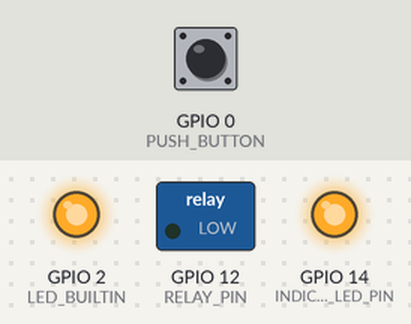
Simulated run of this sketch. Board: ESP8266 (NodeMCU). On the bench: switched loads named in the sketch (green lamp = pin HIGH), output pins drawn as LEDs (lit = HIGH, except the on-board LED, lit = LOW). Dashed ring = blinking. Inputs (shaded band) come from the test bench; at power-on: GPIO 0 (PUSH_BUTTON) HIGH. WiFi joins after 1.5 s; servers stay silent unless stated; no MQTT or app messages arrive unless stated. At 10.2 s the program restarts the board; the recording ends there.

Above: at 2.4 s.
2.5 s: GPIO 0 (PUSH_BUTTON) pulled LOW for 0.15 s
At 3.2 s:
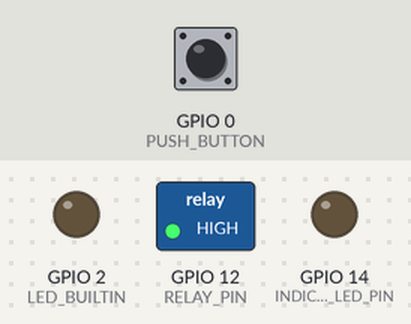
5.6 s: GPIO 0 (PUSH_BUTTON) pulled LOW for 3.2 s
At 7.65 s:
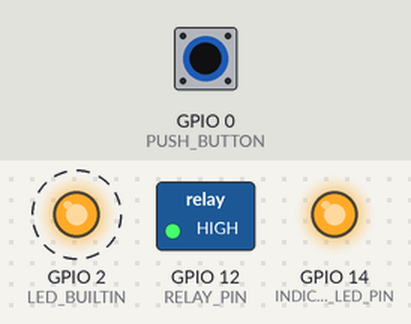
At 9.2 s:
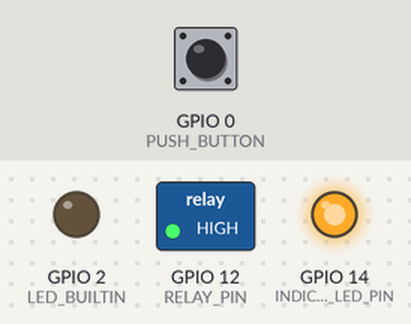
Timing chart, 0 to 10.2 s (numbered marks = the images above; inputs shaded):
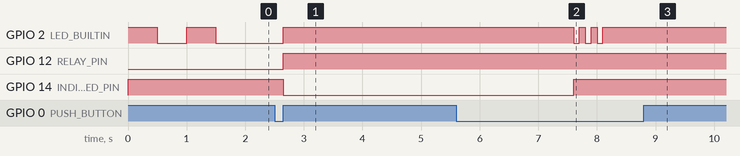

Measured:
- after the input at 2.5 s, GPIO 2 (LED_BUILTIN), GPIO 12 (RELAY_PIN): LOW → HIGH after 0.15 s; GPIO 14 (INDICATOR_LED_PIN): HIGH → LOW after 0.15 s
- after the input at 5.6 s, GPIO 12 (RELAY_PIN): stays HIGH (without the input it goes to LOW after 2.1 s)

The sketch:

kitchenKettle.ino
```cpp
// Kitchen kettle client

#include "wifi_credentials.h"
#include <ESP8266WiFi.h>
#include <ESP8266mDNS.h>
#include <WiFiUdp.h>
#include <ArduinoOTA.h>
#include <Ticker.h>
#include <AsyncMqttClient.h>

String mqttPrefix = "kitchen/kettle";

#define MQTT_HOST IPAddress(192, 168, 0, 100)
#define MQTT_PORT 1883

// SONOFF pin numbers
//#define LED_BUILTIN 13
#define RELAY_PIN 12
#define INDICATOR_LED_PIN 14
#define PUSH_BUTTON  0            // Onboard push button

uint16_t time_elapsed = 0;
volatile bool buttonFlag = false ;
#define debounce 20 // ms debounce period to prevent flickering when pressing or releasing the button
#define holdTime 2000 // ms hold period: how long to wait for press+hold event

// Button variables
bool buttonVal = LOW; // value read from button
bool buttonLast = HIGH; // buffered value of the button's previous state
long btnDnTime; // time the button was pressed down
long btnUpTime; // time the button was released
boolean ignoreUp = false; // whether to ignore the button release because the click+hold was triggered

AsyncMqttClient mqttClient;
Ticker mqttReconnectTimer;

WiFiEventHandler wifiConnectHandler;
WiFiEventHandler wifiDisconnectHandler;
Ticker wifiReconnectTimer;

Ticker blinkerTimer;
Ticker timeoutCheckTimer;

char clientName[] = {"kitchenKettle"};
char kettleTimeoutBuffer [2];
int kettleTimeout = 5;
bool timeoutFlag = false ;
unsigned long  endTime ;

void initialConnectionForOTA()  {
  connectToWifi();
  OTA_setup();
  flashTheLed(INDICATOR_LED_PIN);   // Flash the red LED 3 times

  while(time_elapsed < 30000) {
    ArduinoOTA.handle();
    time_elapsed = millis();
    delay(10);
  }
  ESP.restart();
}

void connectToWifi() {
  // Connect to WiFi access point.
  WiFi.begin(WLAN_SSID, WLAN_PASS);
}

void onWifiConnect(const WiFiEventStationModeGotIP& event) {
  //Serial.println("Connected to Wi-Fi.");
  blinkerTimer.detach();
  digitalWrite(LED_BUILTIN, LOW);
  connectToMqtt();
}

void onWifiDisconnect(const WiFiEventStationModeDisconnected& event) {
  //Serial.println("Disconnected from Wi-Fi.");
  blinkerTimer.attach(0.5, blinker);
  mqttReconnectTimer.detach(); // ensure we don't reconnect to MQTT while reconnecting to Wi-Fi
  wifiReconnectTimer.once(2, connectToWifi);
}

void connectToMqtt() {
  //Serial.println("Connecting to MQTT...");
  mqttClient.connect();
}

void onMqttConnect(bool sessionPresent) {
  //Serial.println("Connected to MQTT.");
  //Serial.print("Session present: ");
  //Serial.println(sessionPresent);
  uint16_t packetIdSub1 = mqttClient.subscribe("kitchen/kettle/command", 1);
  uint16_t packetIdSub2 = mqttClient.subscribe("kitchen/kettle/timeout", 2);
  uint16_t packetIdSub3 = mqttClient.subscribe("kitchen/kettle/reset", 0);
  mqttClient.publish("kitchen/kettle/availability", 1, true, "Online");
}

void onMqttDisconnect(AsyncMqttClientDisconnectReason reason) {
  //Serial.println("Disconnected from MQTT.");

  if (WiFi.isConnected()) {
    mqttReconnectTimer.once(2, connectToMqtt);
  }
}

void onMqttSubscribe(uint16_t packetId, uint8_t qos) {
  //Serial.println("Subscribe acknowledged.");
  //Serial.print("  packetId: ");
  //Serial.println(packetId);
  //Serial.print("  qos: ");
  //Serial.println(qos);
}

void onMqttUnsubscribe(uint16_t packetId) {
  //Serial.println("Unsubscribe acknowledged.");
  //Serial.print("  packetId: ");
  //Serial.println(packetId);
}

void onMqttMessage(char* topic, char* payload, AsyncMqttClientMessageProperties properties, size_t len, size_t index, size_t total) {
  //  Serial.println("Publish received.");
  //  Serial.print("  topic: ");
  //  Serial.println(topic);
  //  Serial.print("  payload: ");
  //  Serial.println(payload);
  //  Serial.print("  qos: ");
  //  Serial.println(properties.qos);
  //  Serial.print("  dup: ");
  //  Serial.println(properties.dup);
  //  Serial.print("  retain: ");
  //  Serial.println(properties.retain);
  //  Serial.print("  len: ");
  //  Serial.println(len);
  //  Serial.print("  index: ");
  //  Serial.println(index);
  //  Serial.print("  total: ");
  //  Serial.println(total);
  //  Serial.println();

  if (String(topic) == "kitchen/kettle/command") {
    if (payload[1] == 'n')  {
      digitalWrite(RELAY_PIN,HIGH);
      digitalWrite(LED_BUILTIN,HIGH);
      digitalWrite(INDICATOR_LED_PIN,LOW);
      timeoutCheckTimer.once(kettleTimeout,timeoutCheckTimerFunc);
      mqttClient.publish("kitchen/kettle/feedback", 1, true, "on");
      // Serial.println("Publishing at QoS 1");
    }
    if (payload[1] == 'f')  {
      digitalWrite(RELAY_PIN,LOW);
      digitalWrite(LED_BUILTIN,LOW);
      digitalWrite(INDICATOR_LED_PIN,HIGH);
      timeoutCheckTimer.detach();
      mqttClient.publish("kitchen/kettle/feedback", 1, true, "off");
      // Serial.println("Publishing at QoS 1");
    }
  }
  if (String(topic) == "kitchen/kettle/timeout") {
    strncpy (kettleTimeoutBuffer,payload,2);
    kettleTimeout = atoi(kettleTimeoutBuffer);
  }
  if (String(topic) == "kitchen/kettle/reset") {
    delay(2000);
    ESP.restart();
  }
}

void onMqttPublish(uint16_t packetId) {
  //Serial.println("Publish acknowledged.");
  //Serial.print("  packetId: ");
  //Serial.println(packetId);
}

void setup() {
  Serial.begin(115200);
  pinMode(LED_BUILTIN,OUTPUT);
  digitalWrite(LED_BUILTIN,HIGH);
  pinMode(INDICATOR_LED_PIN,OUTPUT);
  digitalWrite(INDICATOR_LED_PIN,HIGH);
  pinMode(RELAY_PIN,OUTPUT);
  digitalWrite(RELAY_PIN,LOW);
  pinMode (PUSH_BUTTON,INPUT_PULLUP);

  WiFi.hostname(clientName);
  WiFi.mode(WIFI_STA);

  int buttonCheck = digitalRead(PUSH_BUTTON);
    if(buttonCheck == LOW){
      initialConnectionForOTA();
    }

  attachInterrupt(PUSH_BUTTON,buttonPressed,FALLING);

  wifiConnectHandler = WiFi.onStationModeGotIP(onWifiConnect);
  wifiDisconnectHandler = WiFi.onStationModeDisconnected(onWifiDisconnect);

  mqttClient.setClientId(clientName);
  mqttClient.onConnect(onMqttConnect);
  mqttClient.onDisconnect(onMqttDisconnect);
  mqttClient.onSubscribe(onMqttSubscribe);
  mqttClient.onUnsubscribe(onMqttUnsubscribe);
  mqttClient.onMessage(onMqttMessage);
  mqttClient.onPublish(onMqttPublish);
  mqttClient.setServer(MQTT_HOST, MQTT_PORT);
  mqttClient.setKeepAlive(5).setCleanSession(false).setWill("kitchen/kettle/lastwill", 2, true, "disconnected");

  blinkerTimer.attach(0.5, blinker);

  connectToWifi();

  buttonFlag = false;

//  WiFi.printDiag(Serial);

}

void loop() {
  checkButton();
  checkTimeout();
}
void timeoutCheckTimerFunc() {
  timeoutFlag = true ;
}

void checkTimeout() {
  if (timeoutFlag == true) {
    buttonEvent1() ;
//    timeoutCheckTimer.detach();
    timeoutFlag = false;
  }
}

void checkButton()  {
  if (buttonFlag == true) {
    //Serial.println("Button pressed!");
    ////Serial.println(pinStatus);
    buttonVal = digitalRead(PUSH_BUTTON);
    // Test for button pressed and store the down time
    if (buttonVal == LOW && buttonLast == HIGH && (millis() - btnUpTime) > long(debounce))  {
      btnDnTime = millis();
      //Serial.println("Down "+String(btnDnTime));
    }
    // Test for button release and store the up time
    if (buttonVal == HIGH && buttonLast == LOW && (millis() - btnDnTime) > long(debounce))  {
      if (ignoreUp == false) buttonEvent1();
      else ignoreUp = false;
      btnUpTime = millis();
      //Serial.println("Up "+String(btnUpTime));
      buttonFlag = false;
    }
    // Test for button held down for longer than the hold time
    if (buttonVal == LOW && (millis() - btnDnTime) > long(holdTime))  {
      buttonEvent2();
      ignoreUp = true;
      btnDnTime = millis();
      //Serial.println("Down "+String(btnDnTime));
    }
    buttonLast = buttonVal;
  }
}

void buttonPressed()  {
  buttonFlag = true;
}

void buttonEvent1() {
    digitalWrite(RELAY_PIN, !digitalRead(RELAY_PIN));
    digitalWrite(INDICATOR_LED_PIN, !digitalRead(INDICATOR_LED_PIN));
    digitalWrite(LED_BUILTIN, !digitalRead(LED_BUILTIN));

    bool pinStatus = digitalRead(RELAY_PIN) ;
    if (pinStatus == HIGH){
      timeoutCheckTimer.once(kettleTimeout,timeoutCheckTimerFunc);
      mqttClient.publish("kitchen/kettle/feedback", 1, true, "on");
    }
    else {
      timeoutCheckTimer.detach();
      mqttClient.publish("kitchen/kettle/feedback", 1, true, "off");
    }
}

void buttonEvent2() {
  if (digitalRead(INDICATOR_LED_PIN) == LOW) digitalWrite(INDICATOR_LED_PIN,HIGH);
  flashTheLed(LED_BUILTIN); // Flash the green LED 3 times
  uint16_t packetIdPub1 = mqttClient.publish("kitchen/kettle/pushButton", 1, true, "off");
  delay(2000);
  ESP.restart();
}

void OTA_setup()  {
  // Port defaults to 8266
  // ArduinoOTA.setPort(8266);

  // Hostname defaults to esp8266-[ChipID]
  // ArduinoOTA.setHostname("OTA_test");

  // No authentication by default   ArduinoOTA.setPassword("bsb");

  // Password can be set with it's md5 value as well
  // MD5(admin) = 21232f297a57a5a743894a0e4a801fc3
  // ArduinoOTA.setPasswordHash("21232f297a57a5a743894a0e4a801fc3");

  ArduinoOTA.onStart([]() {
    String type;
    if (ArduinoOTA.getCommand() == U_FLASH)
      type = "sketch";
    else // U_SPIFFS
      type = "filesystem";

    // NOTE: if updating SPIFFS this would be the place to unmount SPIFFS using SPIFFS.end()
    //Serial.println("Start updating " + type);
  });
  ArduinoOTA.onEnd([]() {
    //Serial.println("\nEnd");
  });
  ArduinoOTA.onProgress([](unsigned int progress, unsigned int total) {
    //Serial.printf("Progress: %u%%\r", (progress / (total / 100)));
  });
  ArduinoOTA.onError([](ota_error_t error) {
    //Serial.printf("Error[%u]: ", error);
    if (error == OTA_AUTH_ERROR); //Serial.println("Auth Failed");
    else if (error == OTA_BEGIN_ERROR); //Serial.println("Begin Failed");
    else if (error == OTA_CONNECT_ERROR); //Serial.println("Connect Failed");
    else if (error == OTA_RECEIVE_ERROR); //Serial.println("Receive Failed");
    else if (error == OTA_END_ERROR); //Serial.println("End Failed");
  });
  ArduinoOTA.begin();
}

void flashTheLed(int ledToFlash){
  for (int a = 1 ; a < 7 ; a++){
    digitalWrite(ledToFlash,!digitalRead(ledToFlash));
    delay(100);
  }
}

void blinker() {
  int state = digitalRead(LED_BUILTIN);  // get the current state of GPIO1 pin
  digitalWrite(LED_BUILTIN, !state);     // set pin to the opposite state
}
```
